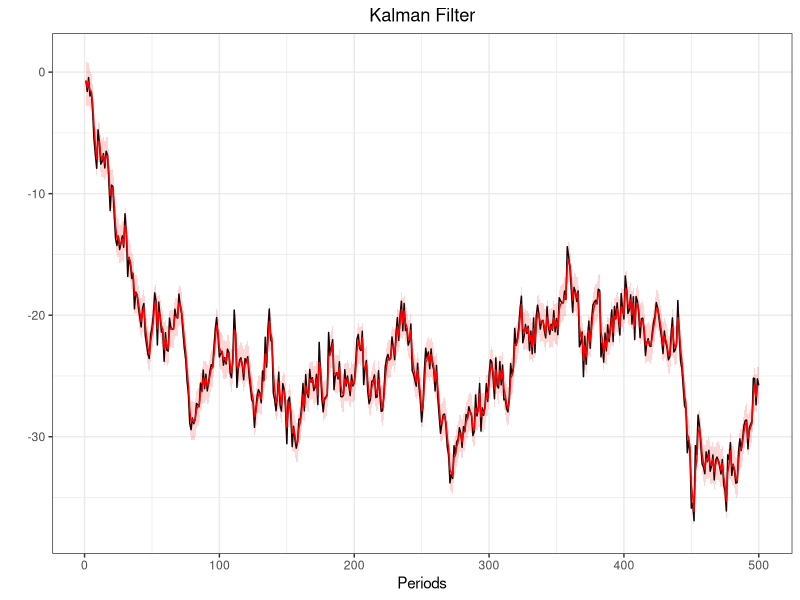

Recreate this plot in R.
## ---- chunk 1
library(ggplot2)
q025=function(x){quantile(x,0.025)}
q975=function(x){quantile(x,0.975)}
## ---- chunk 2
DLM<-function(data,sig2,tau2,m0,C0){
  n  = length(data)
  m  = rep(0,n)
  C  = rep(0,n)
  for (t in 1:n){
    if (t==1){
      a = m0
      R = C0 + tau2
    }else{
      a = m[t-1]
      R = C[t-1] + tau2
    }
    A = R/(R+sig2)
    m[t] = (1-A)*a + A*y[t]
    C[t] = A*sig2
  }
  return(list(m=m,C=C))
}
## ---- chunk 3
SISfun<-function(data,N,m0,C0,tau,sigma){
  xs<-NULL
  ws<-NULL
  ess<-NULL
  x  = rnorm(N,m0,sqrt(C0))
  w  = rep(1/N,N)
  for(t in 1:length(data)){
    x    = rnorm(N,x,tau)                   #sample from N(x_{t-1},tau)
    w    = w*dnorm(data[t],x,sigma)         #update weight
    xs = rbind(xs,x)
    ws = rbind(ws,w)
    
    wnorm= w/sum(w)                         #normalized weight
    ESS  = 1/sum(wnorm^2)                   #effective sample size
    
    ess =rbind(ess,ESS)
  }
  
  return(list(xs=xs,ws=ws,ess=ess))
}
## ---- chunk 4

## ---- chunk 5
#Generate a random walk plus noise
#---------------------------------
#n = sample dim
#sigma = obs noise variance
#tau = state noise variance
#x0 = init state

dlm.sim = function(n,sigma,tau,x0){
  x    = rep(0,n)  #state process
  y    = rep(0,n)  #obs process
  x[1] = rnorm(1,x0,tau)
  y[1] = rnorm(1,x[1],sigma)
  for (t in 2:n){
    x[t] = rnorm(1,x[t-1],tau)
    y[t] = rnorm(1,x[t],sigma)
  }
  return(list(x=x,y=y))
}
n=500
tau2=1
sigma2=1
sigma=sqrt(sigma2)
tau=sqrt(tau2)
x0=0
set.seed(1990)
sim<-dlm.sim(n,sigma,tau,x0)
y<-sim$y
x<-sim$x

#Kalman Filter
#-------------
m0=0
C0=100
filtval<-DLM(y,sigma2,tau2,m0,C0)
m<-filtval$m
C<-filtval$C
Low = m + qnorm(0.025)*sqrt(C)
Up = m + qnorm(0.975)*sqrt(C)

#Put everything in a data frate (for ggplot)
timeframe<-c(1:length(y))
DLM.df<-data.frame(timeframe,y,x,m,C,Low,Up)

#Plots (observetions in black and filtered states in red)
ggplot(DLM.df,aes(x=timeframe))+
  geom_line(aes(y=y))+
  geom_line(aes(y=m),col="red")+
  geom_ribbon(aes(ymin = Low, ymax = Up),
              fill="red",alpha=0.16) +
  labs(x="Periods",
       y="")+
  ggtitle("Kalman Filter")+
  theme_bw()+
  theme(plot.title = element_text(hjust = 0.5))


